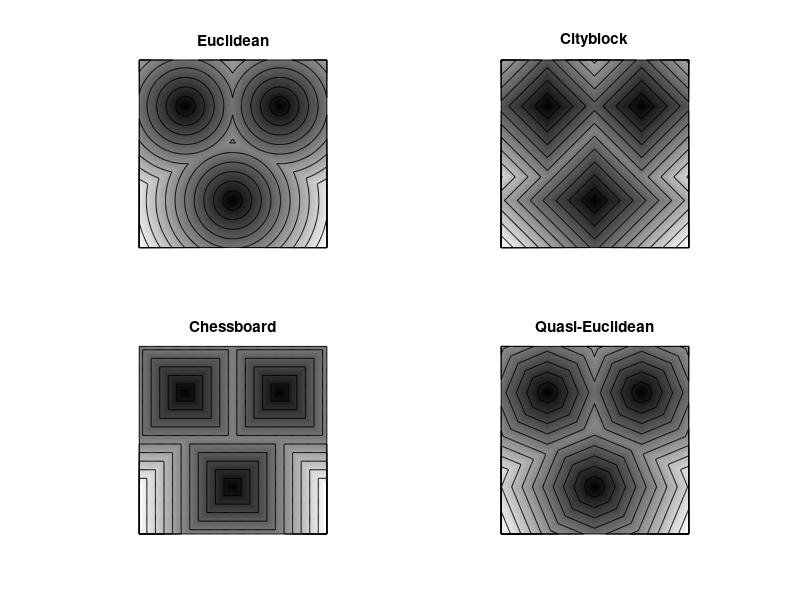

The MATLAB source for this figure:
bw = zeros(200,200);
bw(50,50) = 1; bw(50,150) = 1; bw(150,100) = 1;
D1 = bwdist(bw,'euclidean');
D2 = bwdist(bw,'cityblock');
D3 = bwdist(bw,'chessboard');
D4 = bwdist(bw,'quasi-euclidean');
RGB1 = repmat(rescale(D1), [1 1 3]);
RGB2 = repmat(rescale(D2), [1 1 3]);
RGB3 = repmat(rescale(D3), [1 1 3]);
RGB4 = repmat(rescale(D4), [1 1 3]);

figure
subplot(2,2,1), imshow(RGB1), title('Euclidean')
hold on, contourf(D1)
subplot(2,2,2), imshow(RGB2), title('Cityblock')
hold on, contourf(D2)
subplot(2,2,3), imshow(RGB3), title('Chessboard')
hold on, contourf(D3)
subplot(2,2,4), imshow(RGB4), title('Quasi-Euclidean')
hold on, contourf(D4)

print Distances.pdf